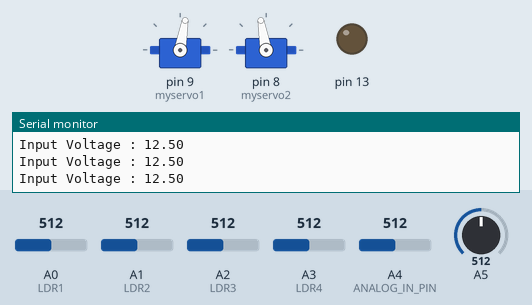
A sketch run on a simulated Arduino Uno, built with avr-gcc and run on an emulated ATmega328P. On the bench: 2 × servo, output pins drawn as LEDs (lit = HIGH), the last lines printed to the serial monitor. The inputs (shaded band) are chosen by the test bench; at power-on: A0 (LDR1) = 512, A1 (LDR2) = 512, A2 (LDR3) = 512, A3 (LDR4) = 512, A4 (ANALOG_IN_PIN) = 512, A5 = 512.

Above: at 1.2 s.
1.3 s: A0 (LDR1) set to 584
2.8 s: A0 (LDR1) set to 612
At 3.59 s:
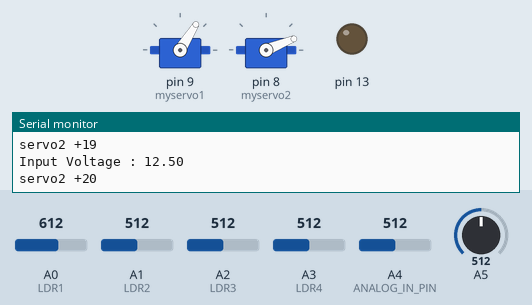
At 4.21 s:
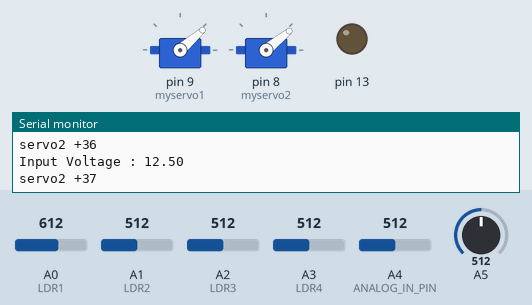
5.8 s: A1 (LDR2) set to 592
8.8 s: A1 (LDR2) set to 615
At 9.4 s:
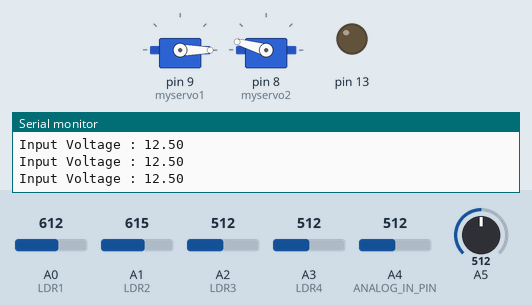
11.8 s: A2 (LDR3) set to 681
13.3 s: A2 (LDR3) set to 712
At 13.79 s:
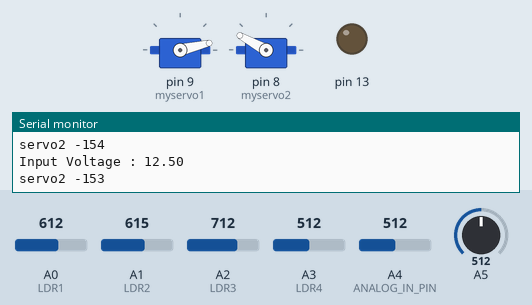
Timing chart, 0 to 19.2 s (numbered marks = the images above; inputs shaded):
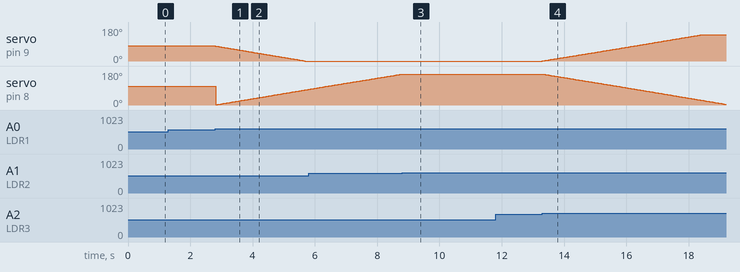

Measured:
- the behaviour switches between 599 and 600 on A0 (LDR1) (found by bisection; images 0 and 1)
- the behaviour switches between 599 and 600 on A1 (LDR2) (found by bisection; images 2 and 3)
- the behaviour switches between 699 and 700 on A2 (LDR3) (found by bisection; images 3 and 4)
- after the input at 2.8 s, servo on pin 9 (myservo1): moves from 80° to 0° over 2.9 s, starting at once
- after the input at 8.8 s, servo on pin 8 (myservo2): goes on until 8.8 s, then stays 164°
- after the input at 13.3 s, servo on pin 9 (myservo1): moves from 0° to 140° over 5.1 s, starting at once; servo on pin 8 (myservo2): moves from 164° to 4° over 5.8 s, starting at once

The sketch:

SolarPanelWaterPump.ino
```cpp
/*
 * Created: 24/12/2023 8:13:47 PM
 * Group Project:Ahmed Bahaa, Mohamed mamdouh, Mohamed Tamer, Ahmed Hany
 */
#include <Servo.h>

Servo myservo1, myservo2;
int LDR1 = A0, LDR2 = A1, LDR3 = A2, LDR4 = A3;
int rRDL1 = 0, rRDL2 = 0, rRDL3 = 0, rRDL4 = 0;
int max1=0, max2=0, max3=0;
int ser1 = 80, ser2=0;

// Define analog input
#define ANALOG_IN_PIN A4

// Floats for ADC voltage & Input voltage
float adc_voltage = 0.0;
float in_voltage = 0.0;

// Floats for resistor values in divider (in ohms)
float R1 = 30000.0;
float R2 = 7500.0;

// Float for Reference Voltage
float ref_voltage = 5.0;

// Integer for ADC value
int adc_value = 0;
char Incoming_value = 0;


void setup() {
  myservo1.attach(9);
  myservo2.attach(8);

  Serial.begin(9600);
  myservo1.write(ser1);
  myservo2.write(100);
  pinMode(13, OUTPUT);
}

void loop() {

    if (Serial.available() > 0)
  {
    Incoming_value = Serial.read();
    Serial.print(Incoming_value);
    Serial.print("\n");
    if (Incoming_value == '1')
       digitalWrite(13, HIGH);
    else if (Incoming_value == '0')
       digitalWrite(13, LOW);
  }
  // Read the Analog Input
  adc_value = analogRead(ANALOG_IN_PIN);

  // Determine voltage at ADC input
  adc_voltage  = (adc_value * ref_voltage) / 1024.0;
  int adc = analogRead(A5);
  float voltage = adc*5/1023.0;
  float current = (voltage-2.5)/0.185;

  // Calculate voltage at divider input
  in_voltage = adc_voltage*(R1+R2)/R2;

  // Print results to Serial Monitor to 2 decimal places
  Serial.print("Input Voltage : ");
  Serial.println(in_voltage, 2  );

    rRDL1 = analogRead(LDR1) / 100;
  rRDL2 = analogRead(LDR2) / 100;
  rRDL3 = analogRead(LDR3) / 100;
  rRDL4 = analogRead(LDR4) / 100;

  max1 = max(rRDL1, rRDL2);
  max2 = max(rRDL3, rRDL4);
  max3 = max(max1, max2);

  //Serial.println(String(max3));
  //Serial.println(String(rRDL1) +", "+String(rRDL2) +", "+String(rRDL3) +", "+String(rRDL4));


  if(rRDL1<max3 && rRDL2<max3)
  {
    if(ser1<140)
      ser1+=1;
    myservo1.write(ser1);
  }
  if(rRDL3<max3 && rRDL4<max3)
  {
    if(ser1>0)
      ser1-=1;
    myservo1.write(ser1);
  }

  if(rRDL2<max3 && rRDL3<max3)
  {
    Serial.println("servo2 +" + String(ser2));
    if(ser2<180)
      ser2+=1;
    myservo2.write(ser2);
  }
  if(rRDL1<max3 && rRDL4<max3)
  {
    Serial.println("servo2 -" + String(ser2));
    if(ser2>0)
      ser2-=1;
    myservo2.write(ser2);

  }
  delay(15);
}
```
